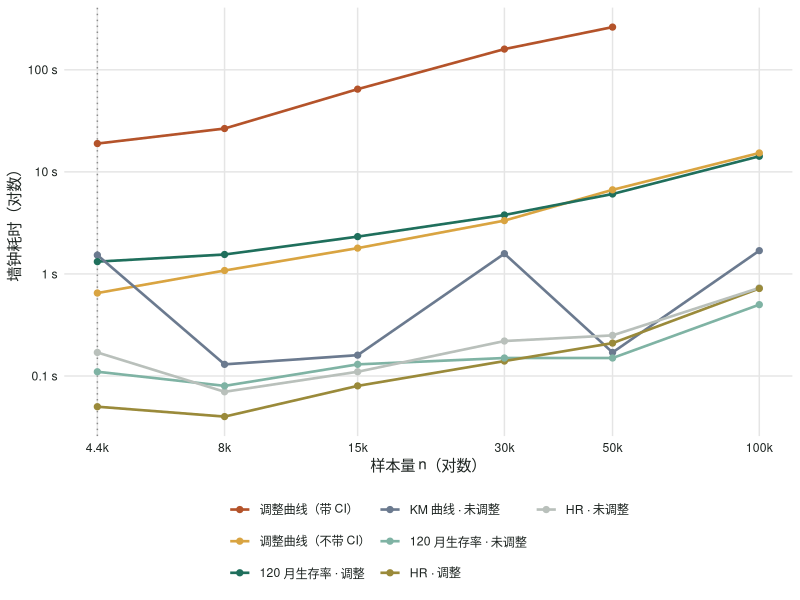
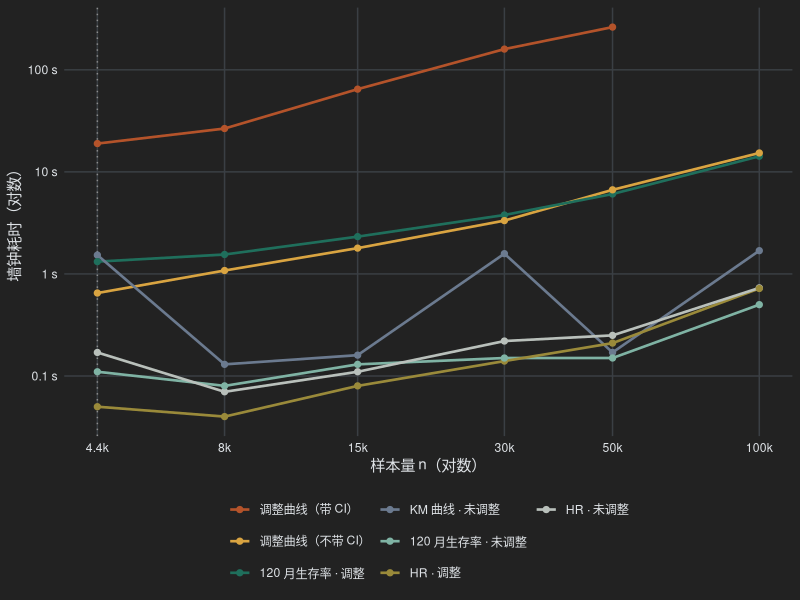

Reproduce these figures in R, in order.
## ---- chunk 1
#| label: setup
#| include: false
tm <- read.csv("bench/rpa_cox_timing.csv")
kn <- read.csv("bench/rpa_cox_knobs.csv")
op <- read.csv("bench/rpa_cox_optim.csv")
pct <- function(x) ifelse(is.na(x), "—", sprintf("%.2f", 100 * x))
main <- tm[tm$run == "main", ]
w <- reshape(main[, c("n", "cell", "sec")], idvar = "n", timevar = "cell", direction = "wide")
names(w) <- sub("^sec\\.", "", names(w))
w <- w[order(w$n), ]
mem <- reshape(main[, c("n", "cell", "peak_mb")], idvar = "n", timevar = "cell", direction = "wide")
names(mem) <- sub("^peak_mb\\.", "", names(mem))
mem <- mem[order(mem$n), ]
n_lab <- function(n) ifelse(n > 4387, paste0(format(n, big.mark = ","), "\\*"), format(n, big.mark = ","))
f2 <- function(x) ifelse(is.na(x), "未测", ifelse(x < 10, sprintf("%.2f", x), sprintf("%.1f", x)))
gb <- function(x) ifelse(is.na(x), "—", sprintf("%.1f", x / 1024))
## ---- chunk 2
#| label: fig-timing
#| echo: false
#| fig-cap: "各步骤的墙钟耗时（秒），双对数坐标。虚线右侧为重抽样放大的样本。n = 100000 时没有测调整后的曲线。"
#| fig-width: 7.5
#| fig-height: 4.4
#| renderings: [light, dark]
library(ggplot2)
lab <- c(curve_direct = "调整曲线（带 CI）", as_direct_noCI = "调整曲线（不带 CI）",
         SP_direct = "120 月生存率 · 调整", curve_unadj = "KM 曲线 · 未调整",
         SP_unadj = "120 月生存率 · 未调整", HR_direct = "HR · 调整", HR_unadj = "HR · 未调整")
col <- c("#b4532a", "#d9a441", "#1f6f5c", "#6b7a8f", "#7fb3a4", "#9a8a3a", "#b9c0bb")
pd <- main[main$cell %in% names(lab), ]
pd$cell <- factor(pd$cell, levels = names(lab), labels = lab)
p <- ggplot(pd, aes(n, sec, colour = cell)) +
  geom_vline(xintercept = 4387, linetype = 3, colour = "grey55") +
  geom_line(linewidth = 0.9) + geom_point(size = 1.8) +
  scale_x_log10(breaks = unique(pd$n), labels = function(x) paste0(round(x / 1000, 1), "k")) +
  scale_y_log10(breaks = c(0.1, 1, 10, 100), labels = function(x) paste(x, "s")) +
  scale_colour_manual(values = col, name = NULL) +
  labs(x = "样本量 n（对数）", y = "墙钟耗时（对数）") +
  guides(colour = guide_legend(nrow = 3))
th <- function(fg, bg, grid) theme_minimal(base_size = 11) +
  theme(legend.position = "bottom", panel.grid.minor = element_blank(),
        panel.grid.major = element_line(colour = grid),
        text = element_text(colour = fg), axis.text = element_text(colour = fg),
        plot.background = element_rect(fill = bg, colour = NA))
p + th("#1d2421", "white", "grey90")
p + th("#dee2e6", "#222222", "#3a3f44")
## ---- chunk 3
#| label: tbl-timing
#| echo: false
#| tbl-cap: "各步骤墙钟耗时（秒）与调整曲线的峰值内存（GB）。“曲线”是整个随访期的曲线（cat$obj），“120 月”是 timepoint = 120 的生存率与生存率差表。"
knitr::kable(data.frame(
  n = n_lab(w$n),
  `KM 曲线` = f2(w$curve_unadj),
  `调整曲线` = paste0("**", f2(w$curve_direct), "**"),
  `其内存` = gb(mem$curve_direct),
  `调整曲线（不带 CI）` = f2(w$as_direct_noCI),
  `HR 未调整` = f2(w$HR_unadj), `HR 调整` = f2(w$HR_direct),
  `120 月 未调整` = f2(w$SP_unadj), `120 月 调整` = f2(w$SP_direct),
  check.names = FALSE), align = "rrrrrrrrr")
## ---- chunk 4
#| label: getcat-total
#| include: false
pil <- tm[tm$run == "pilot", ]
gct <- pil$sec[pil$cell == "get_cat_total"]
cdp <- pil$sec[pil$cell == "curve_direct"]
## ---- chunk 5
#| label: tbl-contrast
#| echo: false
#| tbl-cap: "n = 8000，同一份数据、同一个 Cox 模型，只改 ate() 的 allContrasts。"
kc <- kn[kn$batch == "contrast", ]
knitr::kable(data.frame(
  `allContrasts` = c("默认：所有两两组合（55 对）", "rbind(参照组, 其余各组)（10 对）"),
  `耗时（s）` = sprintf("%.1f", kc$sec),
  `输出行数` = kc$rows,
  `与默认结果比较` = c("—", "11 组 × 全部时间点的 surv、se、CI 最大差值均为 0"),
  check.names = FALSE), align = "lrrl")
## ---- chunk 6
#| label: tbl-grid
#| echo: false
#| tbl-cap: "带置信区间的调整曲线在不同时间网格下的耗时。最右列是第 1 组在 120 个月处的生存率（95% CI）。"
kg <- kn[kn$batch == "grid" & kn$setting != "allContrasts_1pair", ]
glab <- c(all_event_times = "全部事件时间（现在的做法）",
          times_by_6 = "seq(0, 240, by = 6)", times_by_12 = "seq(0, 240, by = 12)")
knitr::kable(data.frame(
  n = format(kg$n, big.mark = ","), `时间网格` = glab[kg$setting],
  `时间点 × 组` = kg$rows, `耗时（s）` = sprintf("%.1f", kg$sec),
  `峰值内存（GB）` = sprintf("%.1f", kg$peak_mb / 1024),
  `S(120) 第 1 组` = sprintf("%.4f (%.4f, %.4f)", kg$s120_g1, kg$ci_low, kg$ci_high),
  check.names = FALSE), align = "rlrrrr")
## ---- chunk 7
#| label: optim-total
#| include: false
oa <- op[op$part == "A_cox_getcat" & op$case == "cox11" & op$n == 30000, ]
ob <- op[op$part == "B_getcat" & op$case == "cox11" & op$n == 30000, ]
## ---- chunk 8
#| label: tbl-a-cox
#| echo: false
#| tbl-cap: "方案 A 前后的 get_cat()（Cox）。结果比较包括：调整与未调整曲线的生存率、se、CI 最大差值为 0；HR / 生存率四张表和 2 组时的多时点生存率差表 identical()；去掉 obj$call 后整个结果 all.equal() 为 TRUE（新版 call 里多了 allContrasts）。"
a  <- op[op$part == "A_cox_getcat", ]
b4 <- a[a$setting == "before", ]; af <- a[a$setting == "after", ]
sc <- c(cox11 = "11 组，按 Sex 调整", sex2 = "2 组（Sex），按 Age 调整")
knitr::kable(data.frame(
  `场景` = unname(sc[b4$case]), n = format(b4$n, big.mark = ","),
  `改动前（s）` = sprintf("%.1f", b4$sec), `改动后（s）` = sprintf("%.1f", af$sec),
  `结果比较` = ifelse(b4$case == "sex2", "完全相同（只有 1 对，没有可省的）", "完全相同"),
  check.names = FALSE), align = "lrrrl")
## ---- chunk 9
#| label: tbl-a-csc
#| echo: false
#| tbl-cap: "方案 A 用于 CSC：直接调 adjustedcif(method = \"direct\")，n = 4387，11 组，按 Sex 调整。"
k <- op[op$part == "A_csc_adjustedcif", ]
knitr::kable(data.frame(
  `时间点` = rep(c("全部 227 个事件时间", "方案 B 的 50 个点"), each = 2),
  `allContrasts` = rep(c("默认（55 对）", "参照组对其余各组（10 对）"), 2),
  `耗时（s）` = sprintf("%.2f", k$sec),
  `峰值内存（GB）` = sprintf("%.2f", k$peak_mb / 1024),
  `输出行数` = k$rows,
  `与默认结果比较` = ifelse(is.na(k$max_diff_kept), "—", "CIF、se、CI 最大差值 0"),
  check.names = FALSE), align = "llrrrl")
## ---- chunk 10
#| label: a-csc-getcat
#| include: false
cg <- op[op$part == "A_csc_getcat", ]
cgv <- function(n, s) sprintf("%.1f", cg$sec[cg$n == n & cg$setting == s])
## ---- chunk 11
#| label: tbl-b-grid
#| echo: false
#| tbl-cap: "不同时间网格下带置信区间的调整曲线（Cox，11 组，已含方案 A）。偏移以百分点计，0.01 即 1 个百分点。这里的抽点网格是 0 加 49 个事件时间；实施版本是 48 个事件时间加 0 和 timepoint。"
g <- op[op$part == "B_grid_eval", ]
glab <- c(full = "全部事件时间（158 个）", thin50 = "按事件时间均匀抽 50 个",
          even50 = "0 到最后事件时间等间距 50 个", even25 = "等间距 25 个")
knitr::kable(data.frame(
  n = format(g$n, big.mark = ","), `时间网格` = unname(glab[g$setting]),
  `耗时（s）` = sprintf("%.1f", g$sec),
  `峰值内存（GB）` = sprintf("%.1f", g$peak_mb / 1024),
  `曲线最大偏移` = pct(g$dev_est), `CI 下限偏移` = pct(g$dev_ci_lower),
  `CI 上限偏移` = pct(g$dev_ci_upper),
  check.names = FALSE), align = "rlrrrrr")
## ---- chunk 12
#| label: tbl-b-getcat
#| echo: false
#| tbl-cap: "方案 B 前后的 get_cat()（11 组，按 Sex 调整，已含方案 A）。四个场景的 HR / 生存率（CIF）表和未调整曲线都与改动前 identical()。"
bb <- op[op$part == "B_getcat", ]
b4 <- bb[bb$setting == "before", ]; af <- bb[bb$setting == "after", ]
sc <- c(cox11 = "Cox", csc11 = "竞争风险 · CSC", fgr11 = "竞争风险 · FGR")
dv <- ifelse(is.na(af$dev_ci_lower), pct(af$dev_est),
             sprintf("%s（CI %s / %s）", pct(af$dev_est), pct(af$dev_ci_lower), pct(af$dev_ci_upper)))
knitr::kable(data.frame(
  `模型` = unname(sc[b4$case]), n = format(b4$n, big.mark = ","),
  `调整曲线时间点` = paste0(b4$n_times, " → ", af$n_times),
  `改动前（s）` = sprintf("%.1f", b4$sec), `改动后（s）` = sprintf("%.1f", af$sec),
  `保留点上的差值` = "0", `曲线最大偏移（百分点）` = dv,
  check.names = FALSE), align = "llrrrrl")
## ---- chunk 13
#| label: tbl-csc-parts
#| echo: false
#| tbl-cap: "n = 30000、11 组、cif_args = list(model = \"CSC\") 时 get_cat() 各步骤的耗时（A + B 都已实施）。"
pp <- op[op$part == "csc30k_parts", ]
pp <- pp[order(-pp$sec), ]
plab <- c(HR_crr_direct = "HR · 调整（Fine-Gray crr）", HR_crr_unadj = "HR · 未调整（Fine-Gray crr）",
          curve_CSC_direct = "调整 CIF 曲线（CSC，50 个点）", CIF120_CSC = "120 月 CIF · 调整（CSC）",
          curve_AJ_unadj = "未调整 CIF 曲线（Aalen-Johansen）", CIF120_unadj = "120 月 CIF · 未调整")
knitr::kable(data.frame(
  `步骤` = unname(plab[pp$setting]), `耗时（s）` = sprintf("%.1f", pp$sec),
  `占比` = sprintf("%.0f%%", 100 * pp$sec / sum(pp$sec)),
  check.names = FALSE), align = "lrr")
